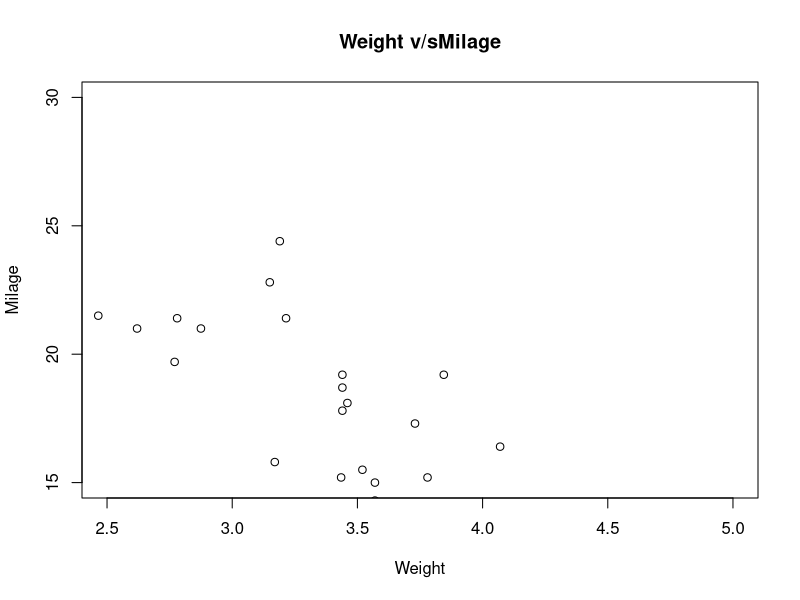
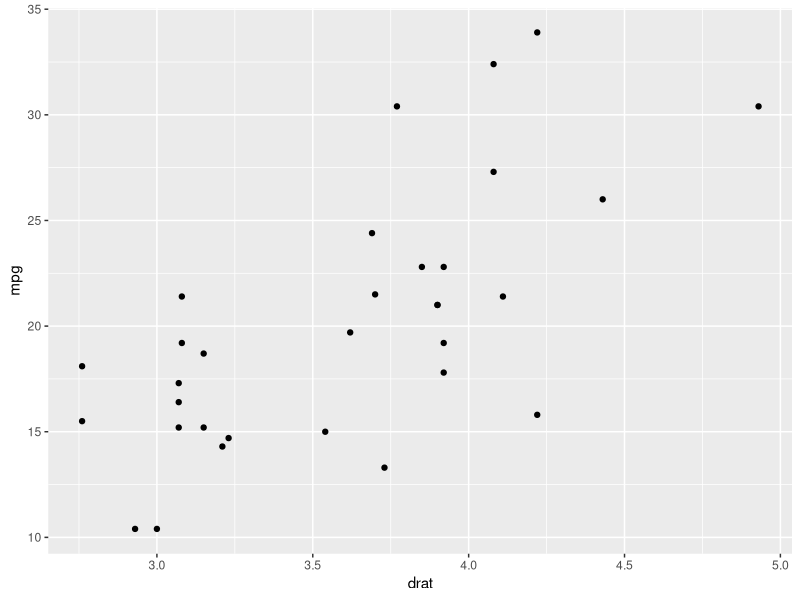
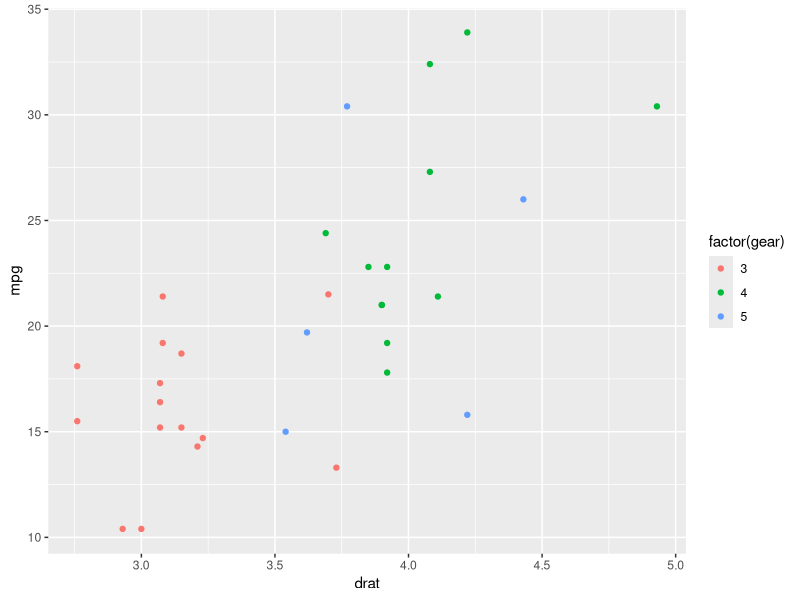
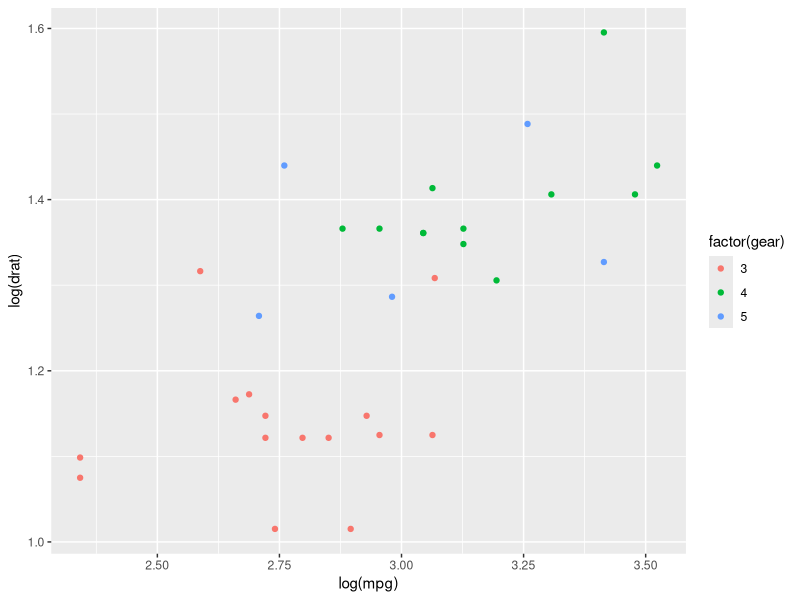
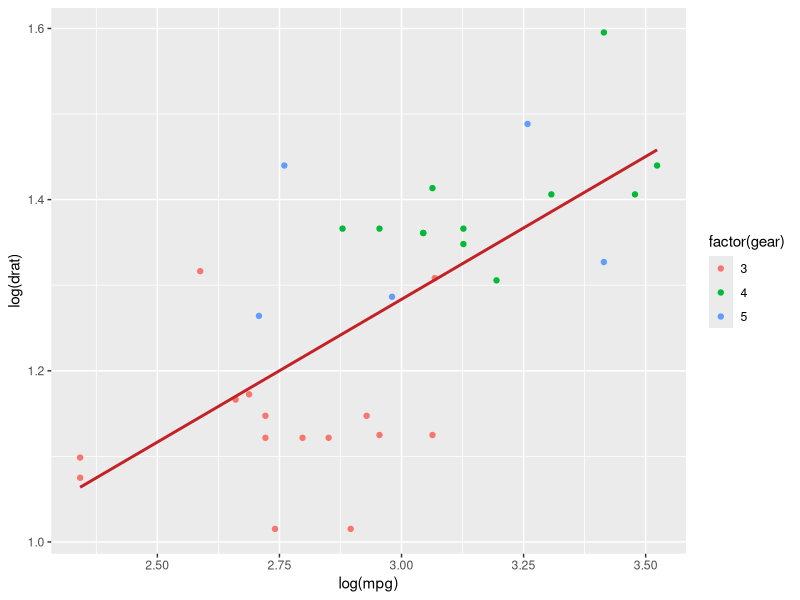
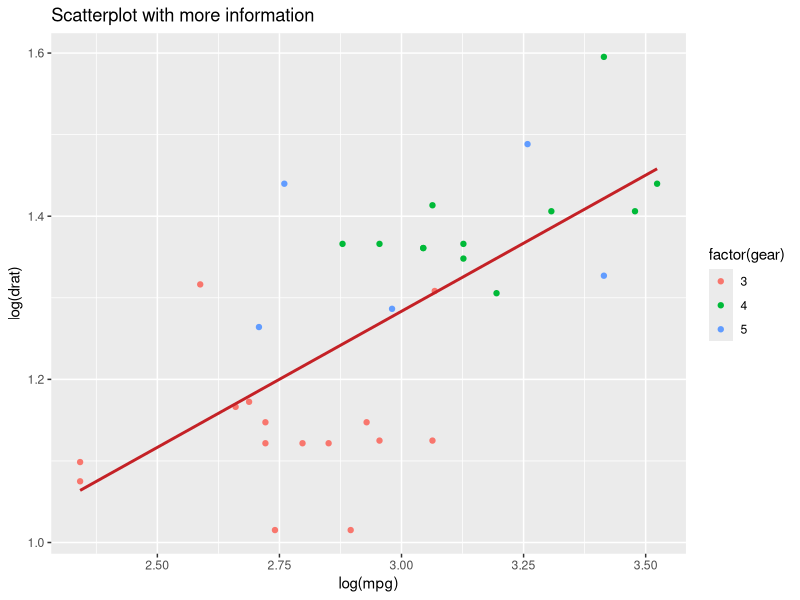
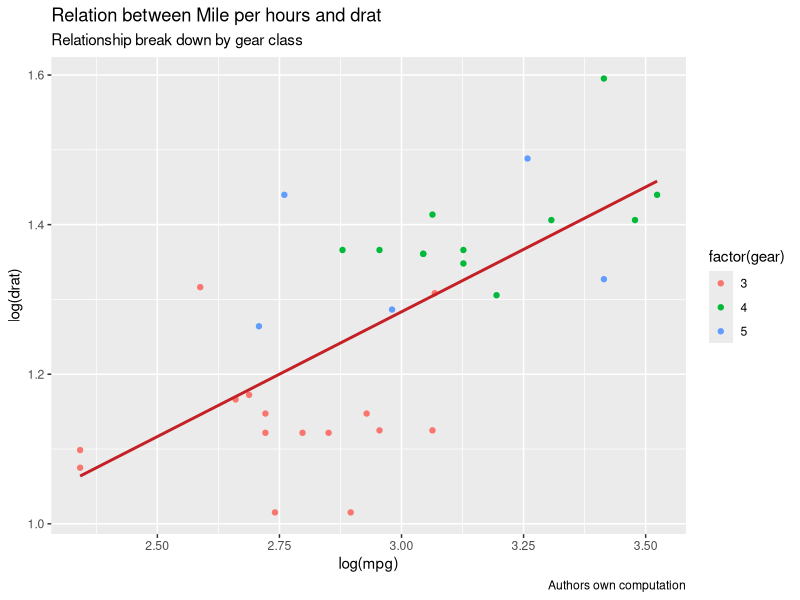
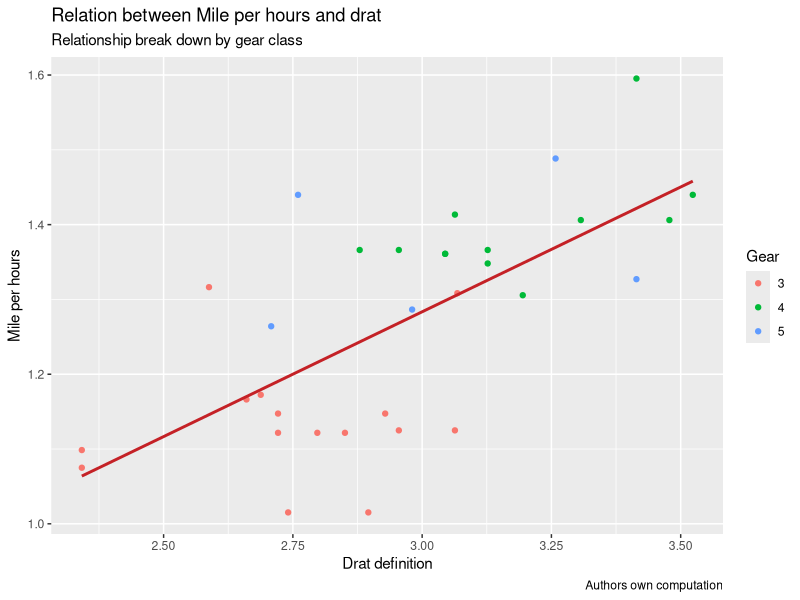

Recreate these plots in R, in order.
#18

data <-mtcars[,c('wt','mpg')] 
plot(x = data$wt,y = data$mpg, xlab = "Weight", ylab = "Milage",
     xlim = c(2.5,5), ylim = c(15,30), main = "Weight v/sMilage")  

#19

library(ggplot2)   
ggplot(mtcars, aes(x = drat, y = mpg)) +geom_point()  

#20

library(ggplot2)  
ggplot(mtcars, aes(x = drat, y = mpg)) +geom_point(aes(color=factor(gear)))  

#21

library(ggplot2)  
ggplot(mtcars, aes(x = log(mpg), y = log(drat)))+geom_point(aes(color=factor(gear)))  


#22

library(ggplot2)  
ggplot(mtcars, aes(x = log(mpg), y = log(drat))) +geom_point(aes(color = factor(gear))) + stat_smooth(method = "lm",col = "#C42126",se = FALSE,linewidth = 1)  

#23

library(ggplot2)  
new_graph<-ggplot(mtcars, aes(x = log(mpg), y = log(drat))) +geom_point(aes(color = factor(gear))) +  
  stat_smooth(method = "lm",col = "#C42126",se = FALSE,size = 1)  
new_graph+labs(  title = "Scatterplot with more information")  

#24

library(ggplot2)  
new_graph<-ggplot(mtcars, aes(x = log(mpg), y = log(drat))) +geom_point(aes(color = factor(gear))) +  
  stat_smooth(method = "lm",col = "#C42126",se = FALSE,size = 1)
new_graph + labs(  title =  "Relation between Mile per hours and drat",  
  subtitle =  "Relationship break down by gear class",  
  caption = "Authors own computation"  
)  

#25

library(ggplot2)  
         new_graph<-ggplot(mtcars, aes(x = log(mpg), y = log(drat))) +geom_point(aes(color = factor(gear))) +  
          stat_smooth(method = "lm",col = "#C42126",se = FALSE,size = 1)  
        new_graph +labs(  
          x = "Drat definition",  
          y = "Mile per hours",  
          color = "Gear",  
          title = "Relation between Mile per hours and drat",  
          subtitle = "Relationship break down by gear class",  
          caption = "Authors own computation"  
        )  
        
